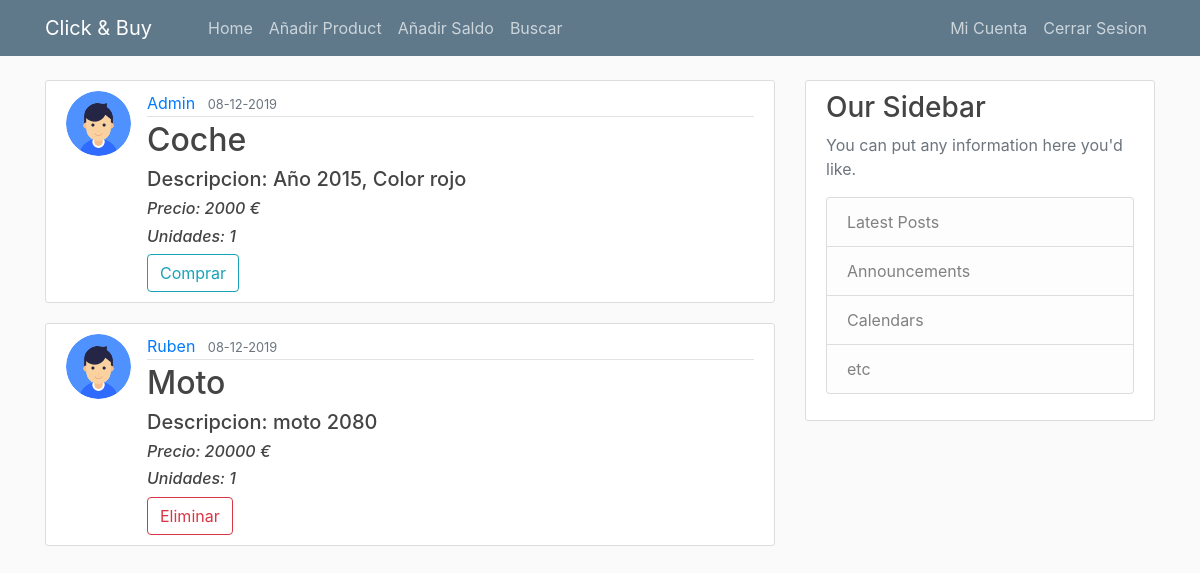
The app's page /home (signed in) with its own data.
### clickbuy/models.py (models this page shows, shortened)
class Products(db.Model):
    id = db.Column(db.Integer, primary_key=True)
    nameArt = db.Column(db.String, nullable=False)
    date_posted = db.Column(db.DateTime, nullable=False, default=datetime.utcnow)
    content = db.Column(db.String, nullable=False)
    units = db.Column(db.Integer, nullable=False)
    price = db.Column(db.Integer, nullable=False)
    user_id = db.Column(db.Integer, db.ForeignKey('user.id'), nullable=False)

class User(db.Model, UserMixin):
    id = db.Column(db.Integer, primary_key=True)
    username = db.Column(db.String(20), unique=True, nullable=False)
    email = db.Column(db.String(120), unique=True, nullable=False)
    image_file = db.Column(db.String(20), nullable=False, default='default.png')
    wallet = db.Column(db.Integer, nullable=False, default=0)
    password = db.Column(db.String(60), nullable=False)
    products = db.relationship('Products', backref='author', lazy=True)

### clickbuy/routes.py (the view)
@app.route('/')
@app.route('/home')
def home():
    products = Products.query.all()
    return render_template('home.html', products=products)

### clickbuy/models.py (called while the page is built)
@login_manager.user_loader
def load_user(user_id):
    return User.query.get(int(user_id))

### clickbuy/templates/home.html
{% extends "layout.html" %}
{% block content %}
    {% for products in products %}
        <article class="media content-section">
          <img class="rounded-circle article-img" src="{{ url_for('static', filename='profile_pics/' + products.author.image_file) }}">
          <div class="media-body">
            <div class="article-metadata">
              <a class="mr-2" href="#">{{ products.author.username}}</a>
              <small class="text-muted">{{ products.date_posted.strftime('%d-%m-%Y') }}</small>
            </div>
            <h2><a class="article-title" href="#">{{ products.nameArt }}</a></h2>
            <h5><a class="article-title" href="#">Descripcion: {{ products.content }}</a></h5>
            <h6><i>Precio: {{ products.price }} €</i></h6>
            <h6><i> Unidades: {{ products.units }} </i></h6>
            {% if current_user.is_authenticated and products.author.username != current_user.username %}
              <button type="button" class="btn btn-outline-info" onclick="window.location.href='{{ url_for('buyproduct', id=products.id)}}'">Comprar</button>
            {% endif %}
            {% if current_user.is_authenticated and products.author.username == current_user.username %}
              <button type="button" class="btn btn-outline-danger">Eliminar</button>
            {% endif %}
          </div>
        </article>
    {% endfor %}
{% endblock content %}

### clickbuy/static/main.css (style rules this page uses)
body { background: #fafafa; color: #333333; margin-top: 5rem; }
h1, h2, h3, h4, h5, h6 { color: #444444; }
.content-section { background: #ffffff; padding: 10px 20px; border: 1px solid #dddddd; border-radius: 3px; margin-bottom: 20px; }
.article-title { color: #444444; }
.article-img { height: 65px; width: 65px; margin-right: 16px; }
.article-metadata { padding-bottom: 1px; margin-bottom: 4px; border-bottom: 1px solid #e3e3e3 }

### records on screen
Products: image_file (placeholder picture), author.username "Admin", date_posted "08-12-2019", nameArt "Coche", content "Año 2015, Color rojo", price "2000", units "1"
Products: image_file (placeholder picture), author.username "Ruben", date_posted "08-12-2019", nameArt "Moto", content "moto 2080", price "20000", units "1", shows "Eliminar"
